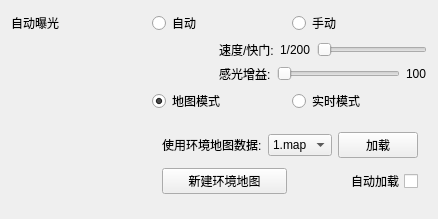
<?xml version="1.0" encoding="UTF-8"?>
<ui version="4.0">
 <class>MapWidget</class>
 <widget class="QWidget" name="MapWidget">
  <property name="geometry">
   <rect>
    <x>0</x>
    <y>0</y>
    <width>438</width>
    <height>219</height>
   </rect>
  </property>
  <property name="windowTitle">
   <string>Form</string>
  </property>
  <layout class="QVBoxLayout" name="verticalLayout_6">
   <item>
    <layout class="QVBoxLayout" name="verticalLayout_4">
     <item>
      <layout class="QHBoxLayout" name="horizontalLayout_9">
       <item>
        <widget class="QLabel" name="label">
         <property name="text">
          <string>自动曝光</string>
         </property>
        </widget>
       </item>
       <item>
        <widget class="QRadioButton" name="radioButton">
         <property name="text">
          <string>自动</string>
         </property>
        </widget>
       </item>
       <item>
        <widget class="QRadioButton" name="radioButton_2">
         <property name="text">
          <string>手动</string>
         </property>
        </widget>
       </item>
      </layout>
     </item>
     <item>
      <layout class="QHBoxLayout" name="horizontalLayout_10">
       <item>
        <spacer name="horizontalSpacer_3">
         <property name="orientation">
          <enum>Qt::Horizontal</enum>
         </property>
         <property name="sizeHint" stdset="0">
          <size>
           <width>40</width>
           <height>20</height>
          </size>
         </property>
        </spacer>
       </item>
       <item>
        <layout class="QVBoxLayout" name="verticalLayout_3">
         <item>
          <layout class="QHBoxLayout" name="horizontalLayout">
           <item>
            <widget class="QLabel" name="label_2">
             <property name="text">
              <string>速度/快门:</string>
             </property>
            </widget>
           </item>
           <item>
            <widget class="QLabel" name="label_3">
             <property name="text">
              <string>1/200</string>
             </property>
            </widget>
           </item>
           <item>
            <widget class="QSlider" name="horizontalSlider">
             <property name="orientation">
              <enum>Qt::Horizontal</enum>
             </property>
            </widget>
           </item>
          </layout>
         </item>
         <item>
          <layout class="QHBoxLayout" name="horizontalLayout_2">
           <item>
            <widget class="QLabel" name="label_4">
             <property name="text">
              <string>感光增益:</string>
             </property>
            </widget>
           </item>
           <item>
            <widget class="QSlider" name="horizontalSlider_2">
             <property name="orientation">
              <enum>Qt::Horizontal</enum>
             </property>
            </widget>
           </item>
           <item>
            <widget class="QLabel" name="label_5">
             <property name="text">
              <string>100</string>
             </property>
            </widget>
           </item>
          </layout>
         </item>
        </layout>
       </item>
      </layout>
     </item>
    </layout>
   </item>
   <item>
    <layout class="QVBoxLayout" name="verticalLayout_5">
     <item>
      <layout class="QHBoxLayout" name="horizontalLayout_7">
       <item>
        <widget class="TipItem" name="widgetMap" native="true"/>
       </item>
       <item>
        <widget class="QRadioButton" name="radioButton_3">
         <property name="text">
          <string>地图模式</string>
         </property>
         <property name="checked">
          <bool>true</bool>
         </property>
        </widget>
       </item>
       <item>
        <widget class="QRadioButton" name="radioButton_4">
         <property name="text">
          <string>实时模式</string>
         </property>
        </widget>
       </item>
      </layout>
     </item>
     <item>
      <layout class="QHBoxLayout" name="horizontalLayout_8">
       <item>
        <spacer name="horizontalSpacer_2">
         <property name="orientation">
          <enum>Qt::Horizontal</enum>
         </property>
         <property name="sizeHint" stdset="0">
          <size>
           <width>40</width>
           <height>20</height>
          </size>
         </property>
        </spacer>
       </item>
       <item>
        <widget class="QStackedWidget" name="stackedWidget">
         <property name="currentIndex">
          <number>0</number>
         </property>
         <widget class="QWidget" name="page">
          <layout class="QVBoxLayout" name="verticalLayout_2">
           <item>
            <layout class="QHBoxLayout" name="horizontalLayout_5">
             <item>
              <widget class="QLabel" name="label_6">
               <property name="text">
                <string>使用环境地图数据:</string>
               </property>
              </widget>
             </item>
             <item>
              <widget class="QComboBox" name="comboBox">
               <item>
                <property name="text">
                 <string>1.map</string>
                </property>
               </item>
              </widget>
             </item>
             <item>
              <widget class="QPushButton" name="pushButton">
               <property name="text">
                <string>加载</string>
               </property>
              </widget>
             </item>
            </layout>
           </item>
           <item>
            <layout class="QHBoxLayout" name="horizontalLayout_6">
             <item>
              <widget class="QPushButton" name="pushButton_2">
               <property name="text">
                <string>新建环境地图</string>
               </property>
              </widget>
             </item>
             <item>
              <widget class="QCheckBox" name="checkBox">
               <property name="layoutDirection">
                <enum>Qt::RightToLeft</enum>
               </property>
               <property name="text">
                <string>自动加载</string>
               </property>
              </widget>
             </item>
            </layout>
           </item>
          </layout>
         </widget>
         <widget class="QWidget" name="page_2">
          <layout class="QVBoxLayout" name="verticalLayout">
           <item>
            <layout class="QHBoxLayout" name="horizontalLayout_3">
             <item>
              <widget class="QLabel" name="label_7">
               <property name="text">
                <string>当前高度:</string>
               </property>
              </widget>
             </item>
             <item>
              <widget class="QLineEdit" name="lineEdit"/>
             </item>
             <item>
              <widget class="QLabel" name="label_8">
               <property name="text">
                <string>MM</string>
               </property>
              </widget>
             </item>
            </layout>
           </item>
           <item>
            <layout class="QHBoxLayout" name="horizontalLayout_4">
             <item>
              <spacer name="horizontalSpacer">
               <property name="orientation">
                <enum>Qt::Horizontal</enum>
               </property>
               <property name="sizeHint" stdset="0">
                <size>
                 <width>40</width>
                 <height>20</height>
                </size>
               </property>
              </spacer>
             </item>
             <item>
              <widget class="QPushButton" name="pushButton_3">
               <property name="text">
                <string>设为原点</string>
               </property>
              </widget>
             </item>
            </layout>
           </item>
          </layout>
         </widget>
        </widget>
       </item>
      </layout>
     </item>
    </layout>
   </item>
  </layout>
 </widget>
 <customwidgets>
  <customwidget>
   <class>TipItem</class>
   <extends>QWidget</extends>
   <header>tipitem.h</header>
   <container>1</container>
  </customwidget>
 </customwidgets>
 <resources/>
 <connections/>
</ui>
